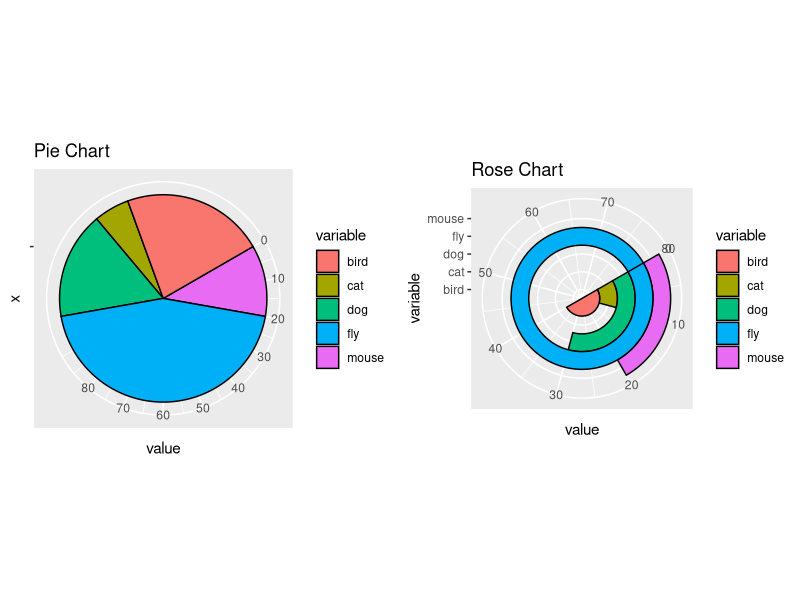

Source code (R):
library(ggplot2)
library(cowplot)

df <- data.frame(
  variable = rep(c("cat", "mouse", "dog", "bird", "fly")),
  value = c(10, 20, 30, 40, 80)
)

# Create pie chart
pie_chart <- ggplot(df, aes(x = "", y = value, fill = variable)) +
  geom_bar(width = 1, stat = "identity", color = "black") +  # Add black border
  coord_polar("y", start = pi / 3) +
  scale_y_continuous(breaks = seq(0, 80, by = 10)) +  # Adjust tick marks
  ggtitle("Pie Chart")

# Create rose chart
rose_chart <- ggplot(df, aes(x = variable, y = value, fill = variable)) +
  geom_bar(width = 1, stat = "identity", color = "black") +
  coord_polar("y", start = pi / 3) +
  scale_y_continuous(breaks = seq(0, 80, by = 10)) +
  ggtitle("Rose Chart")

# Arrange the two charts side by side
combined_plot <- plot_grid(pie_chart, rose_chart, ncol = 2)

# Print the combined plot
print(combined_plot)
